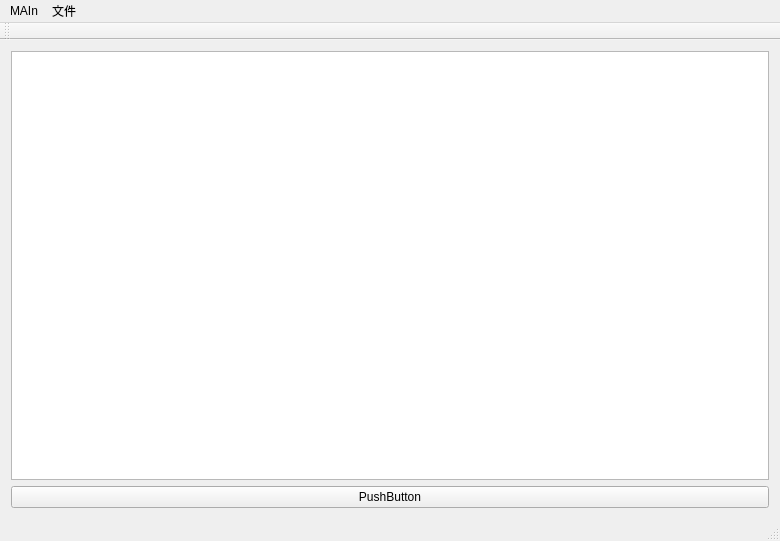
<?xml version="1.0" encoding="UTF-8"?>
<ui version="4.0">
 <class>MainWindow</class>
 <widget class="QMainWindow" name="MainWindow">
  <property name="geometry">
   <rect>
    <x>0</x>
    <y>0</y>
    <width>780</width>
    <height>541</height>
   </rect>
  </property>
  <property name="windowTitle">
   <string>MainWindow</string>
  </property>
  <widget class="QWidget" name="centralWidget">
   <layout class="QGridLayout" name="gridLayout">
    <item row="0" column="0">
     <layout class="QVBoxLayout" name="verticalLayout">
      <item>
       <widget class="QTableWidget" name="tableWidget"/>
      </item>
      <item>
       <widget class="QPushButton" name="pushButton_2">
        <property name="text">
         <string>PushButton</string>
        </property>
       </widget>
      </item>
     </layout>
    </item>
   </layout>
  </widget>
  <widget class="QMenuBar" name="menuBar">
   <property name="geometry">
    <rect>
     <x>0</x>
     <y>0</y>
     <width>780</width>
     <height>22</height>
    </rect>
   </property>
   <widget class="QMenu" name="menuMAIn">
    <property name="title">
     <string>MAIn</string>
    </property>
   </widget>
   <widget class="QMenu" name="menu">
    <property name="title">
     <string>文件</string>
    </property>
    <addaction name="actQuit"/>
   </widget>
   <addaction name="menuMAIn"/>
   <addaction name="menu"/>
  </widget>
  <widget class="QToolBar" name="mainToolBar">
   <attribute name="toolBarArea">
    <enum>TopToolBarArea</enum>
   </attribute>
   <attribute name="toolBarBreak">
    <bool>false</bool>
   </attribute>
  </widget>
  <widget class="QStatusBar" name="statusBar"/>
  <action name="actQuit">
   <property name="text">
    <string>退出</string>
   </property>
  </action>
 </widget>
 <layoutdefault spacing="6" margin="11"/>
 <resources/>
 <connections/>
</ui>
